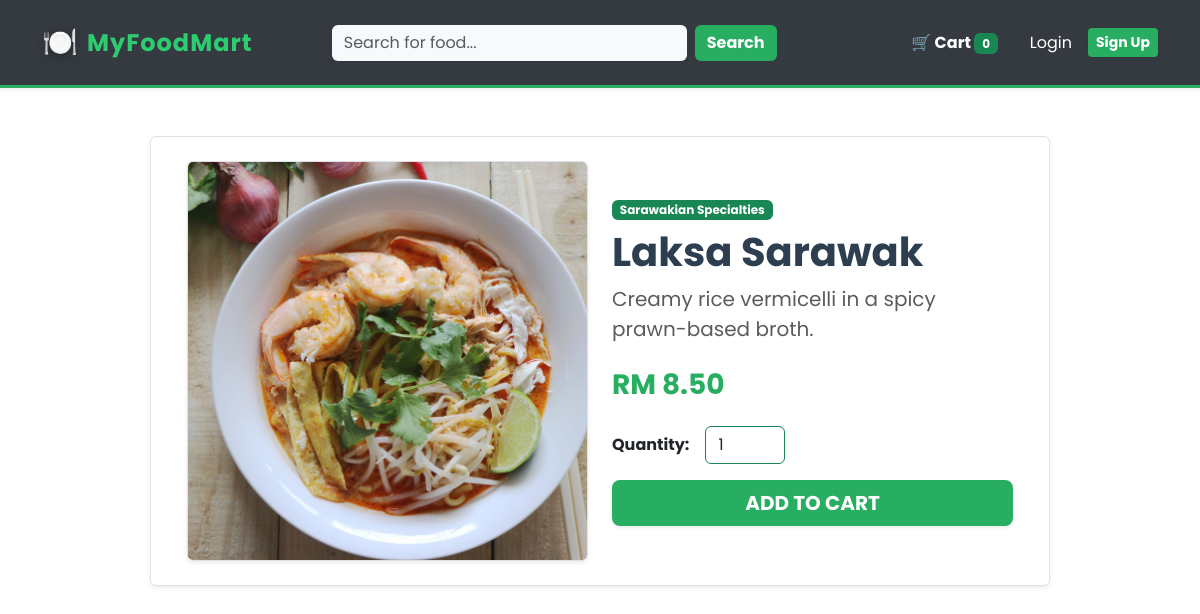
Page /product_detail.php?id=1 on the committed database.
### tables this page shows
CREATE TABLE `products` (
  `product_id` int(11) NOT NULL,
  `category_id` int(11) DEFAULT NULL,
  `name` varchar(255) NOT NULL,
  `description` text DEFAULT NULL,
  `price` decimal(10,2) NOT NULL,
  `image_url` varchar(255) DEFAULT NULL,
  `stock_quantity` int(11) DEFAULT 0,
  `is_active` tinyint(1) DEFAULT 1,
  `created_at` datetime DEFAULT current_timestamp()
);

CREATE TABLE `categories` (
  `category_id` int(11) NOT NULL,
  `name` varchar(255) NOT NULL,
  `description` text DEFAULT NULL,
  `created_at` datetime DEFAULT current_timestamp()
);

### product_detail.php (the view, shortened to what this page needs)
<?php
include 'db_connect.php';
if (isset($_GET['id'])) {
    $id = mysqli_real_escape_string($conn, $_GET['id']);
    $query = "SELECT p.*, c.name as cat_name FROM products p
              JOIN categories c ON p.category_id = c.category_id
              WHERE p.product_id = '$id'";
    $result = mysqli_query($conn, $query);
    $product = mysqli_fetch_assoc($result);
} else { header("Location: index.php"); exit(); }
?>
<!DOCTYPE html>
<html lang="en">
<head>
    <link href="https://cdn.jsdelivr.net/npm/bootstrap@5.3.0/dist/css/bootstrap.min.css" rel="stylesheet">
    <link rel="stylesheet" href="style.css">
</head>
<body style="background-color: #ffffff;">
    <?php include 'header.php'; ?>
    <div class="container mt-5">
        <div class="row bg-white p-4 rounded shadow-sm border mx-auto align-items-center" style="max-width: 900px;">
            <div class="col-md-6 text-center">
                <img src="<?php echo $product['image_url']; ?>"
                     class="img-fluid rounded border shadow-sm"
                     alt="Product Image"
                     style="width: 100%; height: 400px; object-fit: cover;">
            </div>
            <div class="col-md-6">
                <span class="badge bg-success mb-2"><?php echo $product['cat_name']; ?></span>
                <h1 class="fw-bold" style="color: #2c3e50;"><?php echo $product['name']; ?></h1>
                <p class="text-muted fs-5"><?php echo $product['description']; ?></p>
                <h3 class="my-4 fw-bold text-success">RM <?php echo number_format($product['price'], 2); ?></h3>
                <form action="cart_action.php" method="POST" class="mt-4">
                    <div class="d-flex align-items-center mb-3">
                        <label class="me-3 fw-bold">Quantity:</label>
                        <input type="number" name="quantity" class="form-control border-success" value="1" min="1" style="max-width: 80px;">
                    </div>
                    <button type="submit" class="btn btn-success btn-lg w-100 fw-bold shadow-sm">ADD TO CART</button>
                </form>
            </div>
        </div>
    </div>
</body>
</html>

### style.css (style rules this page uses)
body { background-color: #ffffff; font-family: 'Segoe UI', Tahoma, Geneva, Verdana, sans-serif; }
.text-success { color: #27ae60 !important; }
.btn-success { background-color: #27ae60 !important; border: none; }

### header.php (style rules this page uses)
body { font-family: 'Poppins', sans-serif; background-color: #f8f9fa; }

### rows in the picture
products: image_url (picture), category.name "Sarawakian Specialties", name "Laksa Sarawak", description "Creamy rice vermicelli in a spicy prawn-based broth.", price "8.50"
